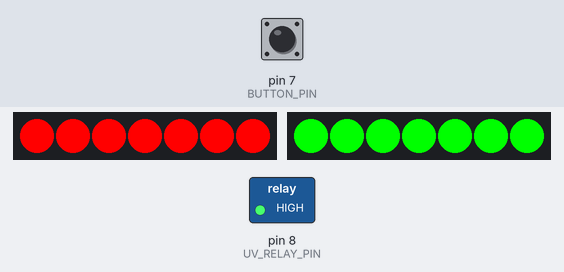
A sketch run on a simulated Arduino Uno, built with avr-gcc and run on an emulated ATmega328P. Shown: 2 × 7 RGB LEDs in strip order, left to right, switched loads named in the sketch (green lamp = pin HIGH). The test bench sets the inputs (shaded band); at power-on: pin 7 (BUTTON_PIN) HIGH. The strip is taken to match the declared colour order; the audio player accepts every command and is not drawn; what the sketch prints to the serial monitor is not drawn.

Above: at 3.7 s.
3.8 s: pin 7 (BUTTON_PIN) pulled LOW for 0.15 s
At 4.4 s:
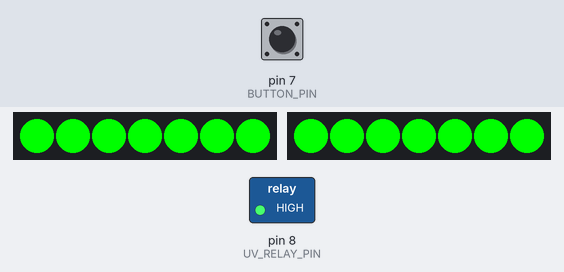
At 34.4 s:
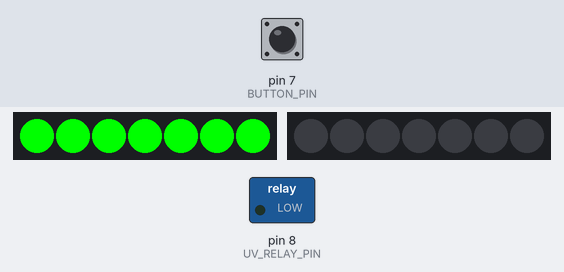
Timing chart, 0 to 35.3 s (numbered marks = the images above; inputs shaded):
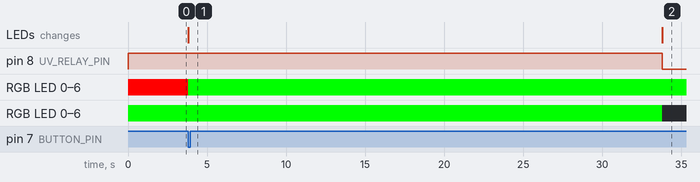

Measured:
- after the input at 3.8 s, pin 8 (UV_RELAY_PIN): HIGH → LOW after 30.0 s; RGB LED 0–6: RGB(255, 0, 0) → RGB(0, 255, 0) at once; RGB LED 0–6: RGB(0, 255, 0) → off after 30.0 s; the LEDs: change at once (image 1)

The sketch:

Magic_Millipedes.ino
```cpp
#include <Adafruit_NeoPixel.h>
#include <SoftwareSerial.h>
#include <DFRobotDFPlayerMini.h>

#define EXT_LED_PIN  6
#define INT_LED_PIN  5
#define NUM_LEDS     7
#define BUTTON_PIN   7
#define UV_RELAY_PIN 8
#define MP3_RX       3
#define MP3_TX       2

Adafruit_NeoPixel exterior(NUM_LEDS, EXT_LED_PIN, NEO_RGB + NEO_KHZ800);
Adafruit_NeoPixel interior(NUM_LEDS, INT_LED_PIN, NEO_RGB + NEO_KHZ800);

SoftwareSerial mp3Serial(MP3_RX, MP3_TX);
DFRobotDFPlayerMini player;

#define DEFAULT    0
#define PHASE1  1
#define PHASE2  2
#define PHASE3  3

int currentState = DEFAULT;
unsigned long phaseStart = 0;

void setColor(Adafruit_NeoPixel &ring, int r, int g, int b) {
  for (int i = 0; i < NUM_LEDS; i++) {
    ring.setPixelColor(i, ring.Color(r, g, b));
  }
  ring.show();
}

void uvOn()  { digitalWrite(UV_RELAY_PIN, LOW);  }
void uvOff() { digitalWrite(UV_RELAY_PIN, HIGH); }

void triggerAudio(int track) {
  delay(100);
  player.play(track);
  delay(100);
}

void resetAudio() {
  player.stop();
  delay(500);
}

void setup() {
  Serial.begin(9600);

  pinMode(BUTTON_PIN, INPUT_PULLUP);
  pinMode(UV_RELAY_PIN, OUTPUT);
  uvOff();

  exterior.begin();
  exterior.show();
  setColor(exterior, 255, 0, 0); // exterior green

  interior.begin();
  interior.show();
  setColor(interior, 0, 255, 0); // interior red

  delay(1000);
  mp3Serial.begin(9600);
  delay(1000);
  if (player.begin(mp3Serial)) {
    Serial.println("DFPlayer connected!");
    player.volume(20);
  } else {
    Serial.println("DFPlayer failed");
  }
}

void loop() {
  switch (currentState) {

    case DEFAULT:
      if (digitalRead(BUTTON_PIN) == LOW) {
        currentState = PHASE1;
        phaseStart = millis();
        setColor(exterior, 0, 255, 0); // exterior red
        setColor(interior, 0, 255, 0); // interior red stays on
        triggerAudio(1);               // play track 1
      }
      break;

    case PHASE1:
      if (millis() - phaseStart >= 30000) {
        currentState = PHASE2;
        phaseStart = millis();
        uvOn();                        // UV on
        setColor(interior, 0, 0, 0);  // interior off
      }
      break;

    case PHASE2:
      if (millis() - phaseStart >= 60000) {
        currentState = PHASE3;
        phaseStart = millis();
        uvOff();                       // UV off
        setColor(interior, 0, 0, 0);  // room stays dark
      }
      break;

    case PHASE3:
      if (millis() - phaseStart >= 30000) {
        currentState = DEFAULT;
        uvOff();
        resetAudio();                  // reset audio for next cycle
        setColor(exterior, 255, 0, 0); // exterior green
        setColor(interior, 0, 255, 0); // interior red
      }
      break;
  }
}
```
